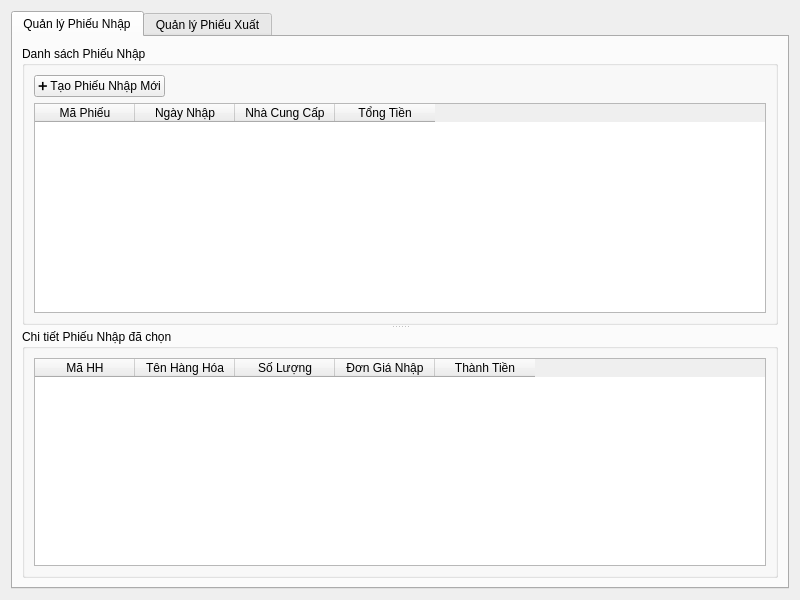
<?xml version="1.0" encoding="UTF-8"?>
<ui version="4.0">
 <class>ReceiptManagementWidget</class>
 <widget class="QWidget" name="ReceiptManagementWidget">
  <property name="geometry">
   <rect>
    <x>0</x>
    <y>0</y>
    <width>800</width>
    <height>600</height>
   </rect>
  </property>
  <property name="windowTitle">
   <string>Form</string>
  </property>
  <layout class="QVBoxLayout" name="verticalLayout">
   <item>
    <widget class="QTabWidget" name="tabWidget">
     <property name="currentIndex">
      <number>0</number>
     </property>
     <widget class="QWidget" name="importTab">
      <attribute name="title">
       <string>Quản lý Phiếu Nhập</string>
      </attribute>
      <layout class="QVBoxLayout" name="verticalLayout_2">
       <item>
        <widget class="QSplitter" name="importSplitter">
         <property name="orientation">
          <enum>Qt::Vertical</enum>
         </property>
         <widget class="QGroupBox" name="importListGroupBox">
          <property name="title">
           <string>Danh sách Phiếu Nhập</string>
          </property>
          <layout class="QVBoxLayout" name="verticalLayout_3">
           <item>
            <widget class="QWidget" name="widget" native="true">
             <layout class="QHBoxLayout" name="horizontalLayout">
              <property name="leftMargin">
               <number>0</number>
              </property>
              <property name="topMargin">
               <number>0</number>
              </property>
              <property name="rightMargin">
               <number>0</number>
              </property>
              <property name="bottomMargin">
               <number>0</number>
              </property>
              <item>
               <widget class="QPushButton" name="createImportReceiptButton">
                <property name="text">
                 <string>➕ Tạo Phiếu Nhập Mới</string>
                </property>
               </widget>
              </item>
              <item>
               <spacer name="horizontalSpacer">
                <property name="orientation">
                 <enum>Qt::Horizontal</enum>
                </property>
                <property name="sizeHint" stdset="0">
                 <size>
                  <width>40</width>
                  <height>20</height>
                 </size>
                </property>
               </spacer>
              </item>
             </layout>
            </widget>
           </item>
           <item>
            <widget class="QTableWidget" name="importReceiptsTable">
             <property name="editTriggers">
              <set>QAbstractItemView::NoEditTriggers</set>
             </property>
             <property name="selectionBehavior">
              <enum>QAbstractItemView::SelectRows</enum>
             </property>
             <property name="alternatingRowColors">
              <bool>true</bool>
             </property>
             <column>
              <property name="text">
               <string>Mã Phiếu</string>
              </property>
             </column>
             <column>
              <property name="text">
               <string>Ngày Nhập</string>
              </property>
             </column>
             <column>
              <property name="text">
               <string>Nhà Cung Cấp</string>
              </property>
             </column>
             <column>
              <property name="text">
               <string>Tổng Tiền</string>
              </property>
             </column>
            </widget>
           </item>
          </layout>
         </widget>
         <widget class="QGroupBox" name="importDetailsGroupBox">
          <property name="title">
           <string>Chi tiết Phiếu Nhập đã chọn</string>
          </property>
          <layout class="QVBoxLayout" name="verticalLayout_4">
           <item>
            <widget class="QTableWidget" name="importDetailsTable">
             <property name="editTriggers">
              <set>QAbstractItemView::NoEditTriggers</set>
             </property>
             <property name="selectionMode">
              <enum>QAbstractItemView::NoSelection</enum>
             </property>
             <column>
              <property name="text">
               <string>Mã HH</string>
              </property>
             </column>
             <column>
              <property name="text">
               <string>Tên Hàng Hóa</string>
              </property>
             </column>
             <column>
              <property name="text">
               <string>Số Lượng</string>
              </property>
             </column>
             <column>
              <property name="text">
               <string>Đơn Giá Nhập</string>
              </property>
             </column>
             <column>
              <property name="text">
               <string>Thành Tiền</string>
              </property>
             </column>
            </widget>
           </item>
          </layout>
         </widget>
        </widget>
       </item>
      </layout>
     </widget>
     <widget class="QWidget" name="exportTab">
      <attribute name="title">
       <string>Quản lý Phiếu Xuất</string>
      </attribute>
      <layout class="QVBoxLayout" name="verticalLayout_5">
       <item>
        <widget class="QSplitter" name="exportSplitter">
         <property name="orientation">
          <enum>Qt::Vertical</enum>
         </property>
         <widget class="QGroupBox" name="exportListGroupBox">
          <property name="title">
           <string>Danh sách Phiếu Xuất</string>
          </property>
          <layout class="QVBoxLayout" name="verticalLayout_6">
           <item>
            <widget class="QWidget" name="widget_2" native="true">
             <layout class="QHBoxLayout" name="horizontalLayout_2">
              <property name="leftMargin">
               <number>0</number>
              </property>
              <property name="topMargin">
               <number>0</number>
              </property>
              <property name="rightMargin">
               <number>0</number>
              </property>
              <property name="bottomMargin">
               <number>0</number>
              </property>
              <item>
               <widget class="QPushButton" name="createExportReceiptButton">
                <property name="text">
                 <string>📤 Tạo Phiếu Xuất Mới</string>
                </property>
               </widget>
              </item>
              <item>
               <spacer name="horizontalSpacer_2">
                <property name="orientation">
                 <enum>Qt::Horizontal</enum>
                </property>
                <property name="sizeHint" stdset="0">
                 <size>
                  <width>40</width>
                  <height>20</height>
                 </size>
                </property>
               </spacer>
              </item>
             </layout>
            </widget>
           </item>
           <item>
            <widget class="QTableWidget" name="exportReceiptsTable">
             <property name="editTriggers">
              <set>QAbstractItemView::NoEditTriggers</set>
             </property>
             <property name="selectionBehavior">
              <enum>QAbstractItemView::SelectRows</enum>
             </property>
             <property name="alternatingRowColors">
              <bool>true</bool>
             </property>
             <column>
              <property name="text">
               <string>Mã Phiếu</string>
              </property>
             </column>
             <column>
              <property name="text">
               <string>Ngày Xuất</string>
              </property>
             </column>
             <column>
              <property name="text">
               <string>Tên Khách Hàng</string>
              </property>
             </column>
             <column>
              <property name="text">
               <string>Tổng Tiền</string>
              </property>
             </column>
            </widget>
           </item>
          </layout>
         </widget>
         <widget class="QGroupBox" name="exportDetailsGroupBox">
          <property name="title">
           <string>Chi tiết Phiếu Xuất đã chọn</string>
          </property>
          <layout class="QVBoxLayout" name="verticalLayout_7">
           <item>
            <widget class="QTableWidget" name="exportDetailsTable">
             <property name="editTriggers">
              <set>QAbstractItemView::NoEditTriggers</set>
             </property>
             <property name="selectionMode">
              <enum>QAbstractItemView::NoSelection</enum>
             </property>
             <column>
              <property name="text">
               <string>Mã HH</string>
              </property>
             </column>
             <column>
              <property name="text">
               <string>Tên Hàng Hóa</string>
              </property>
             </column>
             <column>
              <property name="text">
               <string>Số Lượng</string>
              </property>
             </column>
             <column>
              <property name="text">
               <string>Đơn Giá Bán</string>
              </property>
             </column>
             <column>
              <property name="text">
               <string>Thành Tiền</string>
              </property>
             </column>
            </widget>
           </item>
          </layout>
         </widget>
        </widget>
       </item>
      </layout>
     </widget>
    </widget>
   </item>
  </layout>
 </widget>
 <resources/>
 <connections/>
</ui>
